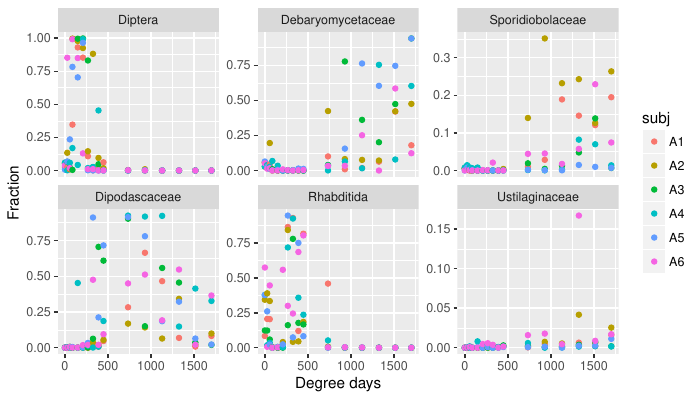

R code for this plot:
library("tidyverse")

## These are the top 6 families (in terms of IncNodePurity) from the
## model with the stricter inclusion criterion (hit_1perc_twice):
topChoices <- c("Diptera", "Debaryomycetaceae", "Sporidiobolaceae", "Dipodascaceae", "Rhabditida", "Ustilaginaceae")


## Using the dataset with the weird observations from subj. A3, day 40.
indivT <- read_csv("../../families_massaged.csv")

chooseT <- indivT %>%
  filter(taxon %in% topChoices)
chooseT$taxon <- factor(chooseT$taxon, levels=topChoices)

ggplot(chooseT, aes(degdays, fracBySubjDay)) +
  geom_point(aes(color=subj)) +
  labs(x="Degree days", y="Fraction") +
  facet_wrap(~taxon, scales="free_y")  ## Allow diff. y-scales across panels.
  ## facet_wrap(~taxon)  ## Keep y-scales same across panels.
ggsave("influential_family_taxa_panel.pdf", width=7, height=4, units="in")
